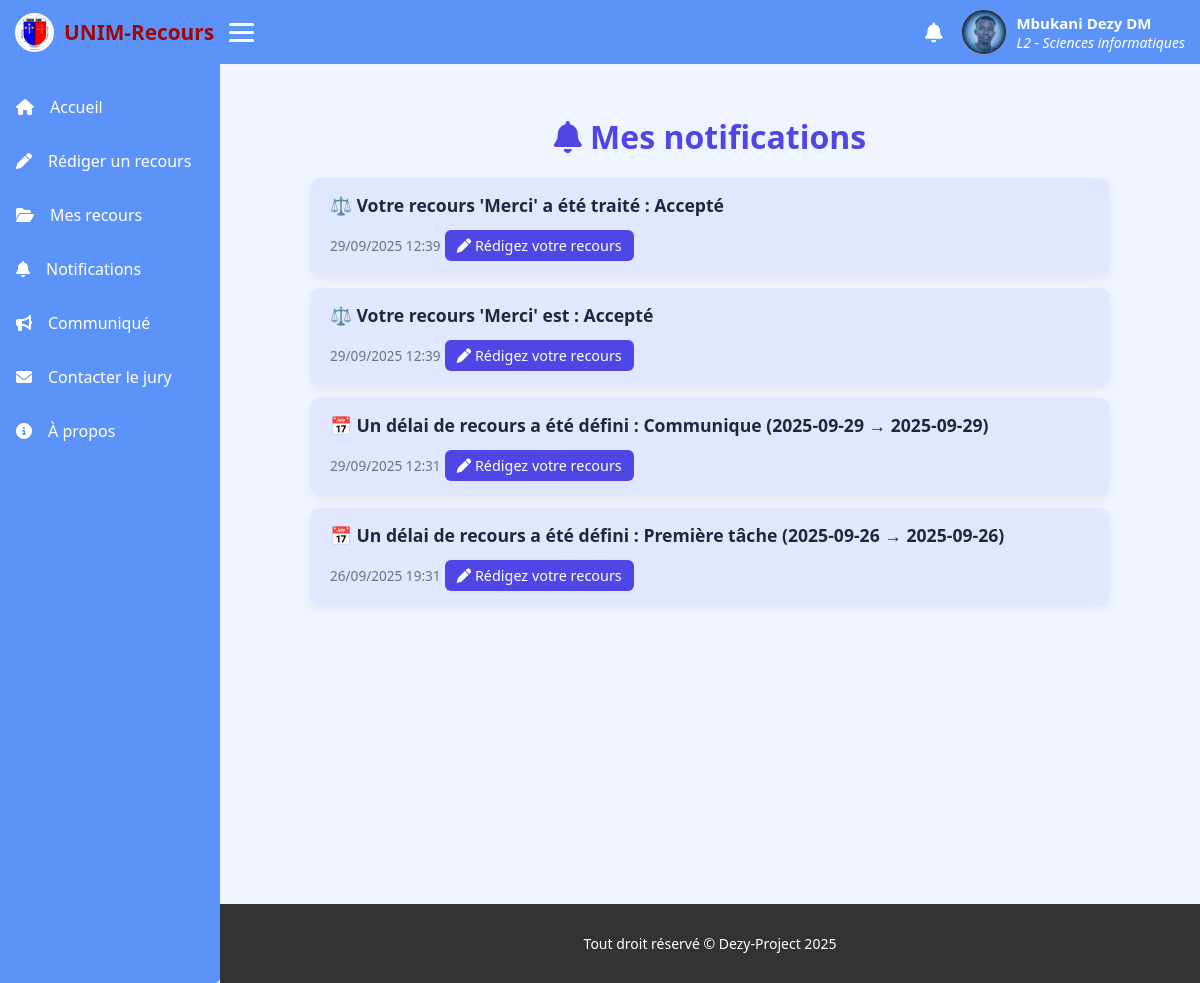
Page /notifications/ (signed in) on the committed database.
### accounts/models.py (models this page shows, shortened)
class User(AbstractUser):
    class Roles(models.TextChoices):
        ETUDIANT = 'ETU', 'Étudiant'
        JURY = 'JUR', 'Jury'
        STAFF = 'STA', 'Staff/Administration'
    role = models.CharField(
        max_length=3,
        choices=Roles.choices,
        default=Roles.ETUDIANT,
        help_text="Rôle fonctionnel de l'utilisateur"
    )
    autre_nom = models.CharField(
        max_length=150,
        help_text="Deuxième prénom ou deuxième nom selon la coutume"
    )
    def nom_complet(self):
        parts = [self.first_name, self.last_name,  self.autre_nom]
        return " ".join(p for p in parts if p)

### etudiants/models.py (models this page shows, shortened)
class EtudiantProfile(models.Model):
    user = models.OneToOneField(
        settings.AUTH_USER_MODEL,
        on_delete=models.CASCADE,
        related_name='etudiant_profile'
    )
    departement = models.ForeignKey(
        Departement,
        on_delete=models.PROTECT,
        related_name='etudiants'
    )
    promotion = models.CharField(max_length=2, choices=PROMO_CHOICES)
    photo_profil = models.ImageField(upload_to='photos_etudiants/', blank=True, null=True)

### structure/models.py (models this page shows, shortened)
class Departement(models.Model):
    domaine = models.ForeignKey(Domaine, on_delete=models.CASCADE, related_name='departements')
    nom = models.CharField(max_length=200, unique=True)  # ex: Informatique, Aménagement...

### notifications/models.py (models this page shows, shortened)
class Notification(models.Model):
    user = models.ForeignKey(
        settings.AUTH_USER_MODEL,
        on_delete=models.CASCADE,
        related_name="notifications"
    )
    message = models.TextField()
    lu = models.BooleanField(default=False)
    date_creation = models.DateTimeField(default=timezone.now)

### notifications/views.py (the view)
# urls.py: path("", views.mes_notifications, name="mes_notifications"),
@login_required
def mes_notifications(request):
    notifications = request.user.notifications.order_by("-date_creation")
    if request.user.role == request.user.Roles.JURY:
        base_template = "jury/base.html"
    else:
        base_template = "pages/base.html"
    return render(request, "notifications/mes_notifications.html", {
        "notifications": notifications,
        "base_template": base_template,
    })

### templates/notifications/mes_notifications.html (shortened to what this page needs)
{% extends base_template %}
{% load static %}
{% block content %}
<h2><i class="fa-solid fa-bell"></i> Mes notifications</h2>
{% if notifications %}
    <ul class="notifications">
        {% for notif in notifications %}
            <li class="{% if not notif.lu %}unread{% endif %}">
                <strong>{{ notif.message }}</strong>
                <small>{{ notif.date_creation|date:"d/m/Y H:i" }}</small>
                {% if user.etudiant_profile %}
                    <a href="{% url 'creer_recours' %}"><i class="fa-solid fa-pen"></i> Rédigez votre recours</a>
                {% endif %}
            </li>
        {% endfor %}
    </ul>
{% else %}
    <p style="text-align:center; margin-top: 20px; color: #6b7280;">Aucune notification pour le moment.</p>
{% endif %}
{% endblock %}

### templates/pages/base.html (shortened to what this page needs)
{% load static %}
<!DOCTYPE html>
<html lang="en">
<head>
    <link rel="stylesheet" href="https://cdnjs.cloudflare.com/ajax/libs/font-awesome/6.5.0/css/all.min.css">
</head>
<body>
    <header>
        <div class="left">
            <div class="logo">
                <img src="{% static 'logo.jpg' %}" alt="Logo">
                <a href="{% url 'dashboard_redirect' %}">UNIM-Recours</a>
            </div>
            <div class="burger" onclick="toggleMenu()">
                <span></span><span></span><span></span>
            </div>
        </div>
        <div class="right">
                <a href="{% url 'mes_notifications' %}" class="notif-link">
                    <i class="fas fa-bell"></i>
                </a>
            <div class="profil-menu">
                <a href="#" class="profil">
                    {% if user.etudiant_profile.photo_profil %}
                        <img src="{{ user.etudiant_profile.photo_profil.url }}" alt="Profil">
                    {% else %}
                        <img src="{% static 'icons/etu.webp' %}" alt="">
                    {% endif %}
                    <span>
                        <b>{{ user.nom_complet }}</b>
                        <i>{{ user.etudiant_profile.promotion }} - {{ user.etudiant_profile.departement.nom }}</i>
                    </span>
                </a>
            </div>
        </div>
    </header>
    <div id="side_bar">
        <div class="liens">
            <a href="{% url 'dashboard_redirect' %}"><i class="fas fa-home"></i><span class="text">Accueil</span></a>
            <a href="{% url 'creer_recours' %}"><i class="fas fa-pen"></i><span class="text">Rédiger un recours</span></a>
            <a href="{% url 'mes_recours' %}"><i class="fas fa-folder-open"></i><span class="text">Mes recours</span></a>
           <a href="{% url 'mes_notifications' %}" class="notif-link">
                <i class="fas fa-bell"></i><span class="text">Notifications</span>
           </a>
            <a href="{% url 'liste_communiques' %}"><i class="fas fa-bullhorn"></i><span class="text">Communiqué</span></a>
            <a href="#"><i class="fas fa-envelope"></i><span class="text">Contacter le jury</span></a>
            <a href="#"><i class="fas fa-info-circle"></i><span class="text">À propos</span></a>
        </div>
    </div>
    <div class="content">
        {% block content %}
        {% endblock %}
    </div>
    <footer>
        <p>Tout droit réservé © Dezy-Project 2025</p>
    </footer>
</body>
</html>

### templates/pages/base.html (style rules this page uses)
html { --var-secondary-color: #6e51cf; --var-text-color: #fff; --var-text-color-dark: #333; --var-bg-light: #f0f4ff; --var-bg-dark: #d3c9f3; --unim--1: rgb(160, 8, 8); --bg--vrai: rgb(92, 147, 248); }
body { background: var(--var-bg-light); color: var(--var-text-color-dark); font-family: 'Segoe UI', Tahoma, Geneva, Verdana, sans-serif; margin: 0; padding: 0; }
#side_bar { background-color: var(--bg--vrai); width: 220px; display: flex; flex-direction: column; position: fixed; top: 0; left: 0; bottom: 0; transition: width .3s ease; border-radius: 0 5px 5px 0; overflow-x: hidden; }
#side_bar .liens { margin-top: 80px; flex: 1; }
#side_bar .liens a { text-decoration: none; display: flex; align-items: center; gap: 1rem; color: var(--var-text-color); padding: 1rem; border-radius: 6px; transition: background .3s; font-size: 16px; }
header { display: flex; align-items: center; justify-content: space-between; background-color: var(--bg--vrai); padding: 10px 15px; position: fixed; top: 0; left: 0; right: 0; z-index: 1000; }
header .left { display: flex; align-items: center; gap: 15px; }
header .logo { display: flex; align-items: center; gap: 10px; }
header .logo img { width: 35px; height: 35px; border-radius: 50%; border: 2px solid var(--var-text-color); }
header .logo a { text-decoration: none; color: var(--unim--1); font-weight: bold; font-size: 1.3em; }
.burger { display: flex; flex-direction: column; cursor: pointer; gap: 5px; }
.burger span { width: 25px; height: 3px; background: var(--var-text-color); border-radius: 3px; }
header .right { display: flex; align-items: center; gap: 20px; }
.profil-menu { position: relative; }
.profil { display: flex; align-items: center; gap: 10px; cursor: pointer; color: var(--var-text-color); text-decoration: none; }
.profil img { width: 40px; height: 40px; border-radius: 50%; border: 2px solid var(--var-text-color-dark); }
.profil span { display: flex; flex-direction: column; font-size: 14px; }
.profil span b { font-size: 15px; }
.content { transition: margin-left .3s ease; margin-left: 220px; padding: 1rem; min-height: 100vh; margin-top: 4.5rem; }
footer { transition: margin-left .3s ease; margin-left: 220px; padding: 1rem; text-align: center; font-size: 14px; color: var(--var-text-color); background-color: var(--var-text-color-dark); }
.notif-link { position: relative; display: inline-block; color: var(--var-text-color); font-size: 20px; }

### templates/notifications/mes_notifications.html (style rules this page uses)
h2 { text-align: center; margin-bottom: 20px; font-size: 2rem; color: #4f46e5; }
ul.notifications { list-style: none; padding: 0; max-width: 800px; margin: auto; }
ul.notifications li { background: #f0f4ff; margin-bottom: 12px; padding: 15px 20px; border-radius: 10px; box-shadow: 0 4px 12px rgba(0,0,0,0.05); transition: transform 0.2s ease, box-shadow 0.2s ease, background 0.2s ease; position: relative; opacity: 0; transform: translateX(-20px); animation: slide-in 0.5s forwards; }
ul.notifications li:nth-child(1) { animation-delay: 0.1s; }
ul.notifications li:nth-child(2) { animation-delay: 0.2s; }
ul.notifications li:nth-child(3) { animation-delay: 0.3s; }
ul.notifications li:nth-child(4) { animation-delay: 0.4s; }
ul.notifications li.unread { background: #e0e7ff; }
ul.notifications li strong { display: block; font-size: 1.1rem; margin-bottom: 5px; color: #1f2937; }
ul.notifications li small { color: #6b7280; font-size: 0.85rem; }
ul.notifications li a { display: inline-block; margin-top: 8px; padding: 6px 12px; background: #4f46e5; color: white; border-radius: 6px; text-decoration: none; font-size: 0.9rem; transition: background 0.3s ease, transform 0.2s ease; }

### rows in the picture
User: etudiant_profile.photo_profil (picture), nom_complet "Mbukani Dezy DM", etudiant_profile.promotion "L2", etudiant_profile.departement.nom "Sciences informatiques"
Notification: message "⚖️ Votre recours 'Merci' a été traité : Accepté", date_creation "29/09/2025 12:39"
Notification: message "⚖️ Votre recours 'Merci' est : Accepté", date_creation "29/09/2025 12:39"
Notification: message "📅 Un délai de recours a été défini : Communique (2025-09-29 → 2025-09-29)", date_creation "29/09/2025 12:31"
Notification: message "📅 Un délai de recours a été défini : Première tâche (2025-09-26 → 2025-09-26)", date_creation "26/09/2025 19:31"
